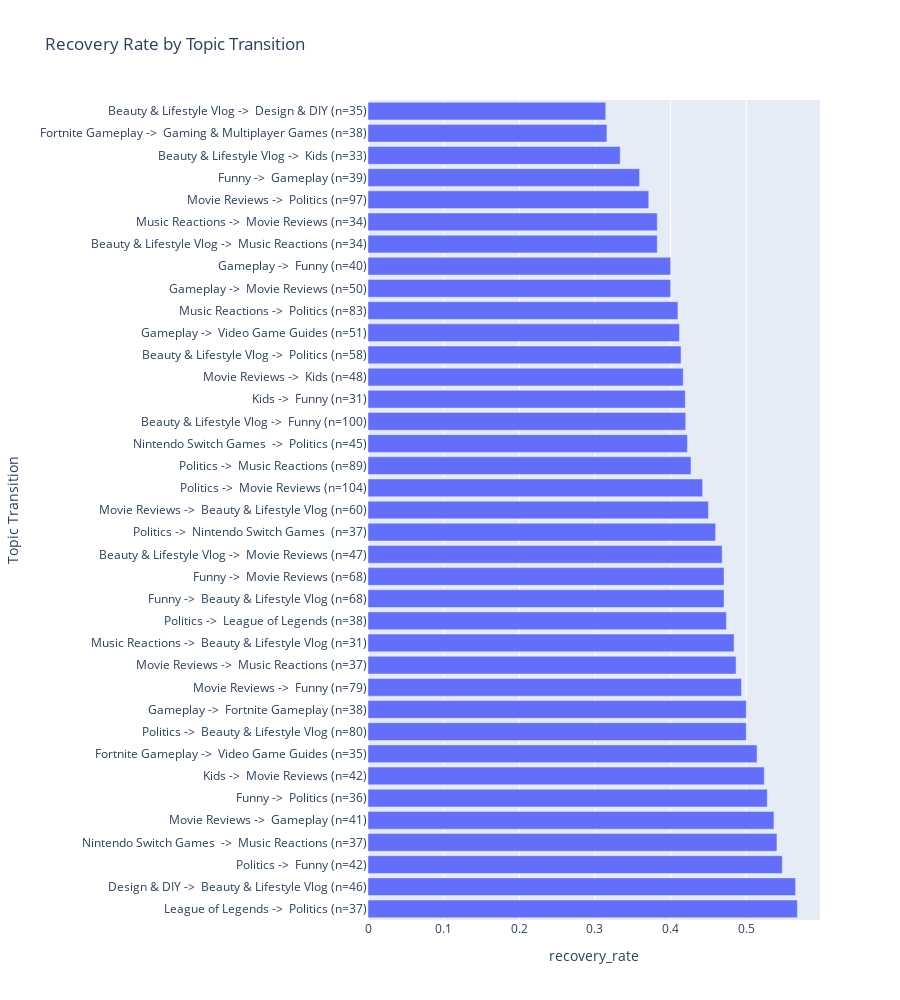

This figure's notebook cell:
### Code cell
import plotly.express as px

fig = px.bar(
    sorted_transitions,
    x='recovery_rate',
    y=sorted_transitions.apply(lambda row: f"{row['Topic_before']} -> {row['Topic_after']} (n={row['count']})", axis=1),
    orientation='h',
    title='Recovery Rate by Topic Transition',
    labels={'x': 'Recovery Rate', 'y': 'Topic Transition'},
    hover_data=['count']
)
fig.update_layout(height=1000) 
fig.show()

### Figure 1 — Plotly figure (JSON) as saved in the notebook; plotly's stock layout.template omitted (floating-point values rounded to 4 significant figures)
{"data": [{"alignmentgroup": "True", "customdata": [[37], [46], [42], [37], [41], [36], [42], [35], [80], [38], [79], [37], [31], [38], [68], [68], [47], [37], [60], [104], [89], [45], [100], [31], [48], [58], [51], [83], [50], [40], [34], [34], [97], [39], [33], [38], [35]], "hovertemplate": "recovery_rate=%{x}<br>Topic Transition=%{y}<br>count=%{customdata[0]}<extra></extra>", "legendgroup": "", "marker": {"color": "#636efa", "pattern": {"shape": ""}}, "name": "", "offsetgroup": "", "orientation": "h", "showlegend": false, "textposition": "auto", "type": "bar", "x": [0.5676, 0.5652, 0.5476, 0.5405, 0.5366, 0.5278, 0.5238, 0.5143, 0.5, 0.5, 0.4937, 0.4865, 0.4839, 0.4737, 0.4706, 0.4706, 0.4681, 0.4595, 0.45, 0.4423, 0.427, 0.4222, 0.42, 0.4194, 0.4167, 0.4138, 0.4118, 0.4096, 0.4, 0.4, 0.3824, 0.3824, 0.3711, 0.359, 0.3333, 0.3158, 0.3143], "xaxis": "x", "y": [" League of Legends ->  Politics (n=37)", " Design & DIY ->  Beauty & Lifestyle Vlog (n=46)", " Politics ->  Funny (n=42)", " Nintendo Switch Games  ->  Music Reactions (n=37)", " Movie Reviews ->  Gameplay (n=41)", " Funny ->  Politics (n=36)", " Kids ->  Movie Reviews (n=42)", " Fortnite Gameplay ->  Video Game Guides (n=35)", " Politics ->  Beauty & Lifestyle Vlog (n=80)", " Gameplay ->  Fortnite Gameplay (n=38)", " Movie Reviews ->  Funny (n=79)", " Movie Reviews ->  Music Reactions (n=37)", " Music Reactions ->  Beauty & Lifestyle Vlog (n=31)", " Politics ->  League of Legends (n=38)", " Funny ->  Beauty & Lifestyle Vlog (n=68)", " Funny ->  Movie Reviews (n=68)", " Beauty & Lifestyle Vlog ->  Movie Reviews (n=47)", " Politics ->  Nintendo Switch Games  (n=37)", " Movie Reviews ->  Beauty & Lifestyle Vlog (n=60)", " Politics ->  Movie Reviews (n=104)", " Politics ->  Music Reactions (n=89)", " Nintendo Switch Games  ->  Politics (n=45)", " Beauty & Lifestyle Vlog ->  Funny (n=100)", " Kids ->  Funny (n=31)", " Movie Reviews ->  Kids (n=48)", " Beauty & Lifestyle Vlog ->  Politics (n=58)", " Gameplay ->  Video Game Guides (n=51)", " Music Reactions ->  Politics (n=83)", " Gameplay ->  Movie Reviews (n=50)", " Gameplay ->  Funny (n=40)", " Beauty & Lifestyle Vlog ->  Music Reactions (n=34)", " Music Reactions ->  Movie Reviews (n=34)", " Movie Reviews ->  Politics (n=97)", " Funny ->  Gameplay (n=39)", " Beauty & Lifestyle Vlog ->  Kids (n=33)", " Fortnite Gameplay ->  Gaming & Multiplayer Games (n=38)", " Beauty & Lifestyle Vlog ->  Design & DIY (n=35)"], "yaxis": "y"}], "layout": {"barmode": "relative", "height": 1000, "legend": {"tracegroupgap": 0}, "title": {"text": "Recovery Rate by Topic Transition"}, "xaxis": {"anchor": "y", "domain": [0, 1], "title": {"text": "recovery_rate"}}, "yaxis": {"anchor": "x", "domain": [0, 1], "title": {"text": "Topic Transition"}}}}
